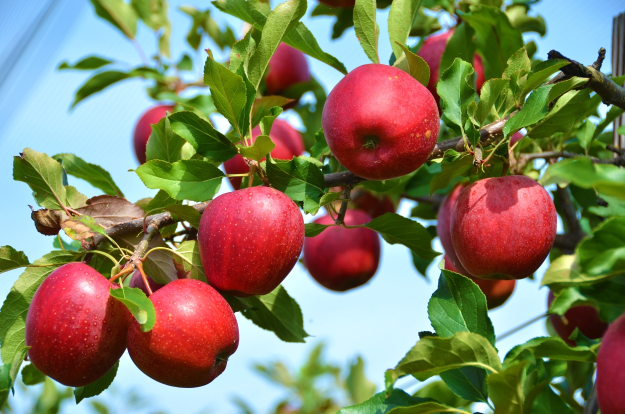
#> input picture practice5_src/apples.jpg, 1250 x 828 px, found by its file name (shown at 1/2 size)
$ python 0402task1.py
#> lines starting #> are read from the running program, lines starting #| are printed output that depends on the picture; long printed decimals are rounded
import cv2 as cv
import numpy as np

img = cv.imread('practice5_src/apples.jpg', cv.IMREAD_GRAYSCALE)
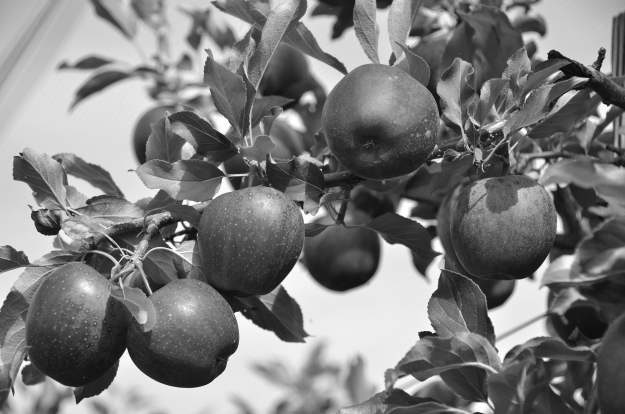
#> img: shape (828, 1250) (shown at 1/2 size); min 7, max 255, mean 123.8

grad_x = cv.Sobel(img, cv.CV_32F, 1, 0, ksize=3)
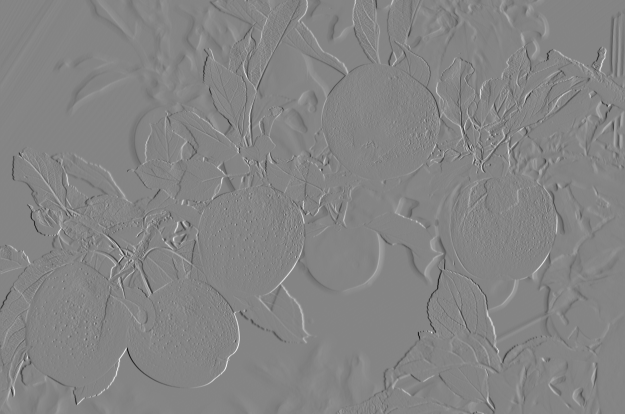
#> grad_x: shape (828, 1250) float32 (shown at 1/2 size); min -849, max 782, mean -0.6; drawn with min black and max white
grad_y = cv.Sobel(img, cv.CV_32F, 0, 1, ksize=3)
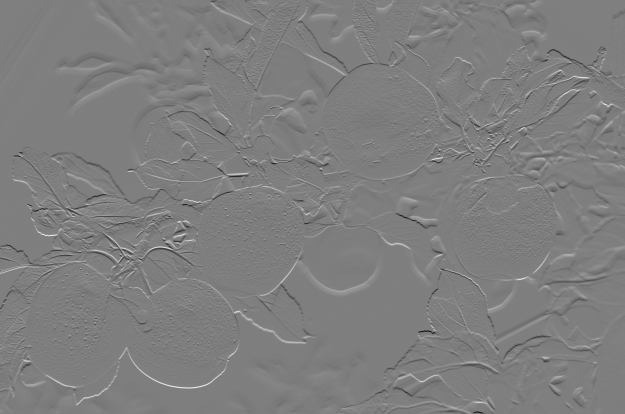
#> grad_y: shape (828, 1250) float32 (shown at 1/2 size); min -833, max 840, mean -0.1; drawn with min black and max white

#Q1
fmag = cv.magnitude (grad_x, grad_y)
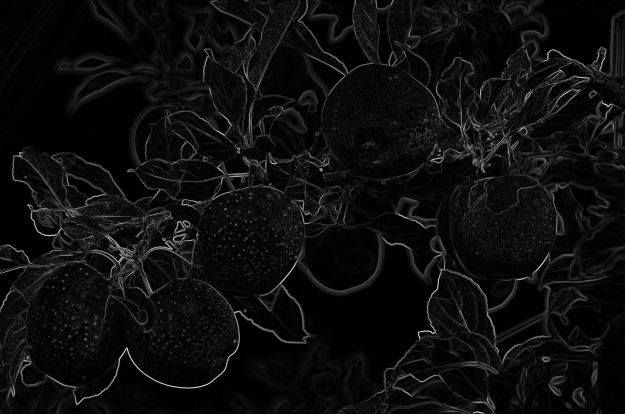
#> fmag: shape (828, 1250) float32 (shown at 1/2 size); min 0, max 886.3, mean 48.4; drawn with min black and max white
mag = np.uint8(fmag)
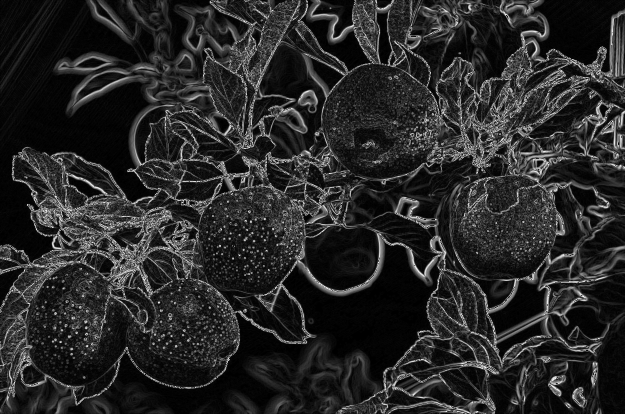
#> mag: shape (828, 1250) (shown at 1/2 size); min 0, max 255, mean 40.1

target_y, target_x = 775, 377
magnitude_value = fmag[target_y, target_x]
#> magnitude_value = 712

#Q2
max_val = np.max(fmag)
#> max_val = 886.3
y_max, x_max = np.unravel_index(fmag.argmax(), fmag.shape)
#> y_max = 709; x_max = 258

#Q3
fanlgle = cv.phase(grad_x, grad_y, angleInDegrees=True)
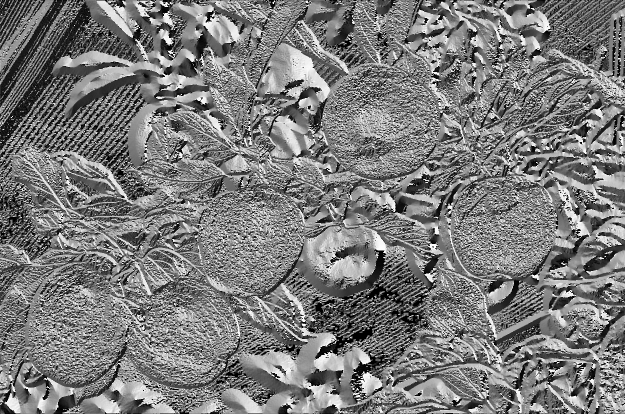
#> fanlgle: shape (828, 1250) float32 (shown at 1/2 size); min 0, max 359.9, mean 174.4; drawn with min black and max white
target_y, target_x = 775, 377
grad_dir = fanlgle[target_y, target_x]
#> grad_dir = 90.16
edge_dir = (grad_dir + 90) %360
#> edge_dir = 180.2

#Q1 print
print(f"({target_x}, {target_y}) edge magnitude : {magnitude_value}")
#| (377, 775) edge magnitude : 712.003

#Q2 print
print(f"max val: {max_val}")
#| max val: 886.251
print(f"max val pixel(x, y): ({x_max}, {y_max})")
#| max val pixel(x, y): (258, 709)

#Q3 print
print(f"grad_dir : {grad_dir:.2f}")
#| grad_dir : 90.16
print(f"edge_dir : {edge_dir:.2f}")
#| edge_dir : 180.16

cv.imshow('mag',mag)
cv.waitKey()
cv.destroyAllWindows()

$ run again, with practice5_src/soccer.jpg copied over practice5_src/apples.jpg
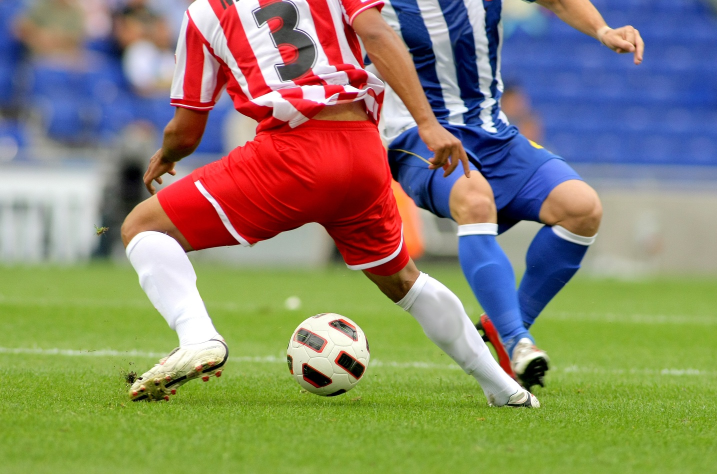
#> input picture practice5_src/soccer.jpg, 1434 x 948 px, found by its file name (shown at 1/2 size)
#> `mag = np.uint8(fmag)`:
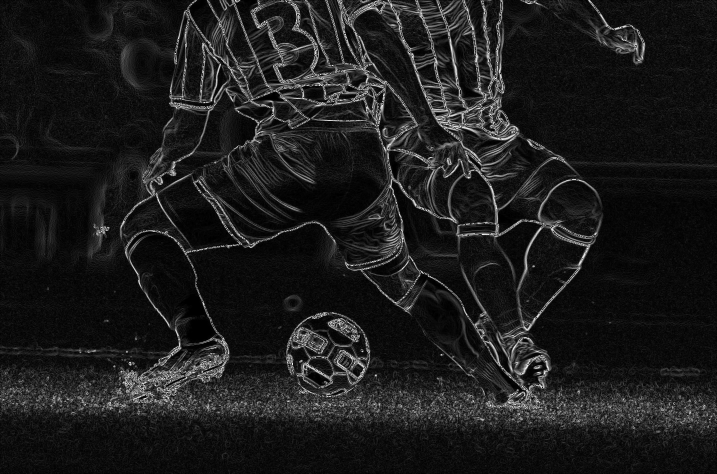
#> mag: shape (948, 1434) (shown at 1/2 size); min 0, max 255, mean 27.9
#> magnitude_value = 54
#> max_val = 969
#> y_max = 171; x_max = 643
#> `fanlgle = cv.phase(grad_x, grad_y, angleInDegrees=True)`:
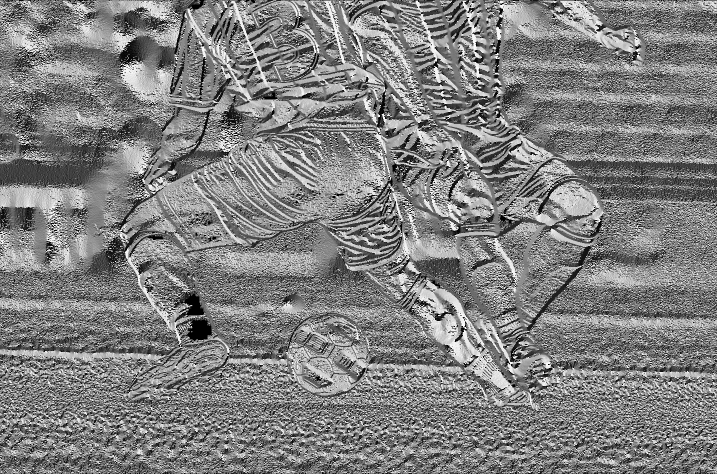
#> fanlgle: shape (948, 1434) float32 (shown at 1/2 size); min 0, max 359.9, mean 181.1; drawn with min black and max white
#> grad_dir = 180
#> edge_dir = 270
#| (377, 775) edge magnitude : 54.0
#| max val: 968.999
#| max val pixel(x, y): (643, 171)
#| grad_dir : 180.00
#| edge_dir : 270.00
